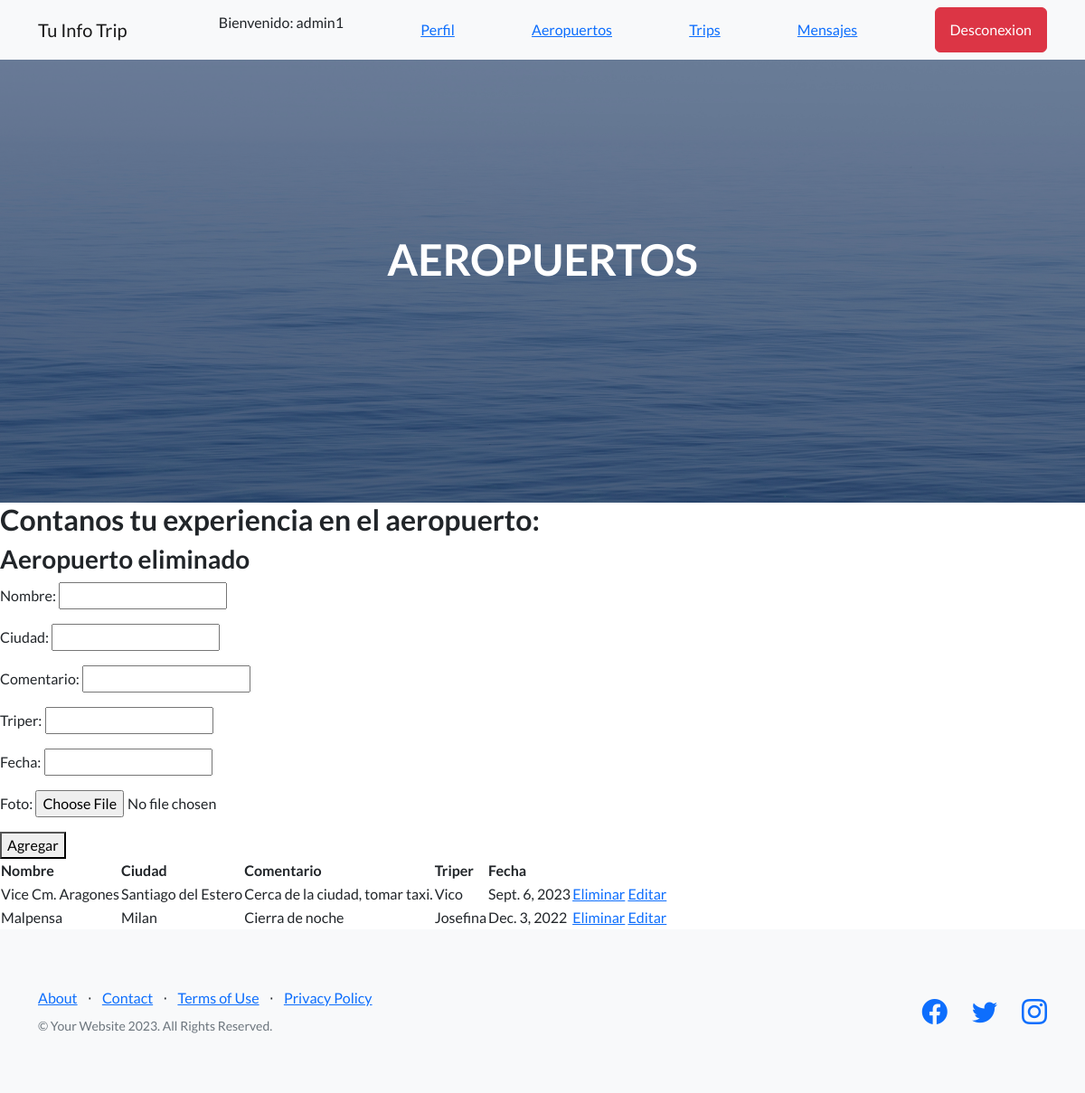
Screenshot of /AppBlog/eliminarAeropuerto/3 (signed in) with the database file from the repository.
### AppBlog/models.py (models this page shows, shortened)
class Aeropuerto(models.Model):
    nombre=models.CharField(max_length=50)
    ciudad=models.CharField(max_length=50)
    comentario=models.CharField(max_length=50)
    triper=models.CharField(max_length=50, null=True)
    fecha=models.DateField(default=date.today)
    foto= models.ImageField(upload_to='media/', blank=True, null=True)

### AppBlog/views.py (the view)
# urls.py: path('eliminarAeropuerto/<id>', eliminarAeropuerto, name="eliminarAeropuerto"),
@login_required
def eliminarAeropuerto(request, id):
    aeropuerto=Aeropuerto.objects.get(id=id)
    aeropuerto.delete()
    aeropuertos=Aeropuerto.objects.all()
    formulario_aeropuerto=AeropuertoForm()
    mensaje= "Aeropuerto eliminado"
    return render(request,"AppBlog/aeropuertos.html", {"mensaje":mensaje, "formulario":formulario_aeropuerto,"aeropuertos":aeropuertos})

### AppBlog/forms.py
class AeropuertoForm(forms.Form):
    nombre=forms.CharField(max_length=50)
    ciudad=forms.CharField(max_length=50)
    comentario=forms.CharField(max_length=50)
    triper=forms.CharField(max_length=50)
    fecha=forms.DateField()
    foto=forms.ImageField()

### AppBlog/templates/AppBlog/aeropuertos.html (shortened to what this page needs)
{% extends "Appblog/padre.html" %}
{% load static %}
{% block titulo %} AEROPUERTOS {% endblock %}
{% block contenido_que_cambia %}
<h2>Contanos tu experiencia en el aeropuerto:</h2>
<h3>{{ mensaje }}</h3>
<form action="{% url 'aeropuertos' %}" method="POST" enctype="multipart/form-data"> {% csrf_token %}
    {{ formulario.as_p }}
    <button type"submit">Agregar</button>
</form>
<table>
    <thead>
        <tr>
            <th>Nombre</th>
            <th>Ciudad</th>
            <th>Comentario</th>
            <th>Triper</th>
            <th>Fecha</th>
        </tr>
    </thead>
    <tbody>
        {% for aeropuerto in aeropuertos %}
        <tr>
            <td>
                {{ aeropuerto.nombre }}
            </td>
            <td>
                {{ aeropuerto.ciudad }}
            </td>
            <td>
                {{ aeropuerto.comentario}}
            </td>
            <td>
                {{ aeropuerto.triper }}
            </td>
            <td>
                {{ aeropuerto.fecha }}
            </td>
            <td>
                <a class="text-primary" href="{% url 'eliminarAeropuerto' aeropuerto.id %}"> Eliminar</a>
                <a class="text-primary" href="{% url 'editarAeropuerto' aeropuerto.id %}"> Editar</a>
            </td>
        </tr>
        {% endfor %}
    </tbody>
</table>
{% endblock %}

### AppBlog/templates/AppBlog/padre.html (shortened to what this page needs)
<!DOCTYPE html>
<html lang="en">
    <head>
        {% load static %}
        <link href="https://cdn.jsdelivr.net/npm/bootstrap-icons@1.5.0/font/bootstrap-icons.css" rel="stylesheet" type="text/css" />
        <link href="{% static 'AppBlog/css/styles.css' %}" rel="stylesheet" />
    </head>
    <body>
        <nav class="navbar navbar-light bg-light static-top">
            <div class="container">
                <a class="navbar-brand" href="{% url 'inicio' %}">Tu Info Trip</a>
                {% if user.is_authenticated %}
                <p> Bienvenido: {{ user.username }}</p>
                <a class="text-primary" href="{% url 'ver_perfil' %}">Perfil</a>
                <a class="text-primary" href="{% url 'aeropuertos' %}">Aeropuertos</a>
                <a class="text-primary" href="{% url 'trip_list' %}">Trips</a>
                <a class="text-primary" href="{% url 'enviar_mensaje' %}">Mensajes</a>
                <a class="btn btn-danger" href="{% url 'logout' %}">Desconexion</a>
                {% else %}
                <a class="btn btn-success" href="{% url 'login' %}">Ingresar</a>
                <a class="btn btn-secondary"href="{% url 'register' %}">Registrarse</a>
                {% endif %}
            </div>
        </nav>
        <header class="masthead">
            <div class="container position-relative">
                <div class="row justify-content-center">
                    <div class="col-xl-6">
                        <div class="text-center text-white">
                            <h1 class="mb-5">{% block titulo %} {% endblock%}</h1>
                        </div>
                    </div>
                </div>
            </div>
        </header>
        {% block contenido_que_cambia %}
        {% endblock %}
        <footer class="footer bg-light">
            <div class="container">
                <div class="row">
                    <div class="col-lg-6 h-100 text-center text-lg-start my-auto">
                        <ul class="list-inline mb-2">
                            <li class="list-inline-item"><a href="#!">About</a></li>
                            <li class="list-inline-item">⋅</li>
                            <li class="list-inline-item"><a href="#!">Contact</a></li>
                            <li class="list-inline-item">⋅</li>
                            <li class="list-inline-item"><a href="#!">Terms of Use</a></li>
                            <li class="list-inline-item">⋅</li>
                            <li class="list-inline-item"><a href="#!">Privacy Policy</a></li>
                        </ul>
                        <p class="text-muted small mb-4 mb-lg-0">&copy; Your Website 2023. All Rights Reserved.</p>
                    </div>
                    <div class="col-lg-6 h-100 text-center text-lg-end my-auto">
                        <ul class="list-inline mb-0">
                            <li class="list-inline-item me-4">
                                <a href="#!"><i class="bi-facebook fs-3"></i></a>
                            </li>
                            <li class="list-inline-item me-4">
                                <a href="#!"><i class="bi-twitter fs-3"></i></a>
                            </li>
                            <li class="list-inline-item">
                                <a href="#!"><i class="bi-instagram fs-3"></i></a>
                            </li>
                        </ul>
                    </div>
                </div>
            </div>
        </footer>
    </body>
</html>

### rows the page displays
Aeropuerto: nombre "Vice Cm. Aragones", ciudad "Santiago del Estero", comentario "Cerca de la ciudad, tomar taxi.", triper "Vico", fecha "Sept. 6, 2023"
Aeropuerto: nombre "Malpensa", ciudad "Milan", comentario "Cierra de noche", triper "Josefina", fecha "Dec. 3, 2022"

### other values shown
{{ user.username }} "admin1"
{{ mensaje }} "Aeropuerto eliminado"
